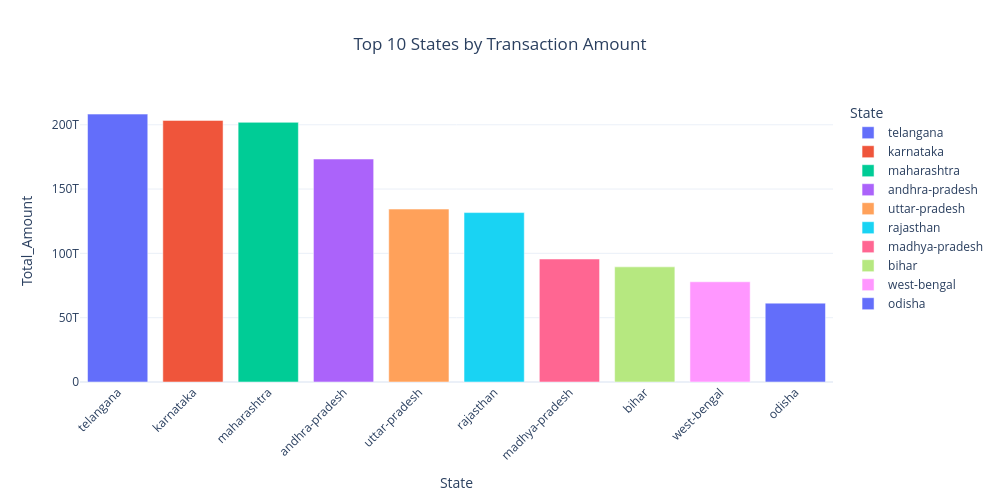

The notebook cell saved with this chart:
### Code cell
import plotly.express as px
colors = [
    "#636EFA",  # blue
    "#EF553B",  # red
    "#00CC96",  # green
    "#AB63FA",  # purple
    "#FFA15A",  # orange
    "#19D3F3",  # cyan
    "#FF6692",  # pink
    "#B6E880",  # light green
    "#FF97FF"   # magenta
]
fig = px.bar(
    df,
    x="State",
    y="Total_Amount",
    color= "State",
    title="Top 10 States by Transaction Amount",
    color_discrete_sequence= colors
)

fig.update_layout(
    title_x=0.5,
    template="plotly_white",
    width=1000,
    height=500,
    bargap=0.2,
    xaxis_tickangle=-45
)

fig.show()

### Figure 1 — Plotly figure (JSON) as saved in the notebook; plotly's stock layout.template omitted (floating-point values rounded to 4 significant figures)
{"data": [{"hovertemplate": "State=%{x}<br>Total_Amount=%{y}<extra></extra>", "legendgroup": "telangana", "marker": {"color": "#636EFA", "pattern": {"shape": ""}}, "name": "telangana", "orientation": "v", "showlegend": true, "textposition": "auto", "type": "bar", "x": ["telangana"], "xaxis": "x", "y": [208300000000000.0], "yaxis": "y"}, {"hovertemplate": "State=%{x}<br>Total_Amount=%{y}<extra></extra>", "legendgroup": "karnataka", "marker": {"color": "#EF553B", "pattern": {"shape": ""}}, "name": "karnataka", "orientation": "v", "showlegend": true, "textposition": "auto", "type": "bar", "x": ["karnataka"], "xaxis": "x", "y": [203400000000000.0], "yaxis": "y"}, {"hovertemplate": "State=%{x}<br>Total_Amount=%{y}<extra></extra>", "legendgroup": "maharashtra", "marker": {"color": "#00CC96", "pattern": {"shape": ""}}, "name": "maharashtra", "orientation": "v", "showlegend": true, "textposition": "auto", "type": "bar", "x": ["maharashtra"], "xaxis": "x", "y": [201900000000000.0], "yaxis": "y"}, {"hovertemplate": "State=%{x}<br>Total_Amount=%{y}<extra></extra>", "legendgroup": "andhra-pradesh", "marker": {"color": "#AB63FA", "pattern": {"shape": ""}}, "name": "andhra-pradesh", "orientation": "v", "showlegend": true, "textposition": "auto", "type": "bar", "x": ["andhra-pradesh"], "xaxis": "x", "y": [173300000000000.0], "yaxis": "y"}, {"hovertemplate": "State=%{x}<br>Total_Amount=%{y}<extra></extra>", "legendgroup": "uttar-pradesh", "marker": {"color": "#FFA15A", "pattern": {"shape": ""}}, "name": "uttar-pradesh", "orientation": "v", "showlegend": true, "textposition": "auto", "type": "bar", "x": ["uttar-pradesh"], "xaxis": "x", "y": [134400000000000.0], "yaxis": "y"}, {"hovertemplate": "State=%{x}<br>Total_Amount=%{y}<extra></extra>", "legendgroup": "rajasthan", "marker": {"color": "#19D3F3", "pattern": {"shape": ""}}, "name": "rajasthan", "orientation": "v", "showlegend": true, "textposition": "auto", "type": "bar", "x": ["rajasthan"], "xaxis": "x", "y": [131700000000000.0], "yaxis": "y"}, {"hovertemplate": "State=%{x}<br>Total_Amount=%{y}<extra></extra>", "legendgroup": "madhya-pradesh", "marker": {"color": "#FF6692", "pattern": {"shape": ""}}, "name": "madhya-pradesh", "orientation": "v", "showlegend": true, "textposition": "auto", "type": "bar", "x": ["madhya-pradesh"], "xaxis": "x", "y": [95630000000000.0], "yaxis": "y"}, {"hovertemplate": "State=%{x}<br>Total_Amount=%{y}<extra></extra>", "legendgroup": "bihar", "marker": {"color": "#B6E880", "pattern": {"shape": ""}}, "name": "bihar", "orientation": "v", "showlegend": true, "textposition": "auto", "type": "bar", "x": ["bihar"], "xaxis": "x", "y": [89510000000000.0], "yaxis": "y"}, {"hovertemplate": "State=%{x}<br>Total_Amount=%{y}<extra></extra>", "legendgroup": "west-bengal", "marker": {"color": "#FF97FF", "pattern": {"shape": ""}}, "name": "west-bengal", "orientation": "v", "showlegend": true, "textposition": "auto", "type": "bar", "x": ["west-bengal"], "xaxis": "x", "y": [77920000000000.0], "yaxis": "y"}, {"hovertemplate": "State=%{x}<br>Total_Amount=%{y}<extra></extra>", "legendgroup": "odisha", "marker": {"color": "#636EFA", "pattern": {"shape": ""}}, "name": "odisha", "orientation": "v", "showlegend": true, "textposition": "auto", "type": "bar", "x": ["odisha"], "xaxis": "x", "y": [61320000000000.0], "yaxis": "y"}], "layout": {"bargap": 0.2, "barmode": "relative", "height": 500, "legend": {"title": {"text": "State"}, "tracegroupgap": 0}, "title": {"text": "Top 10 States by Transaction Amount", "x": 0.5}, "width": 1000, "xaxis": {"anchor": "y", "categoryarray": ["telangana", "karnataka", "maharashtra", "andhra-pradesh", "uttar-pradesh", "rajasthan", "madhya-pradesh", "bihar", "west-bengal", "odisha"], "categoryorder": "array", "domain": [0, 1], "tickangle": -45, "title": {"text": "State"}}, "yaxis": {"anchor": "x", "domain": [0, 1], "title": {"text": "Total_Amount"}}}}
